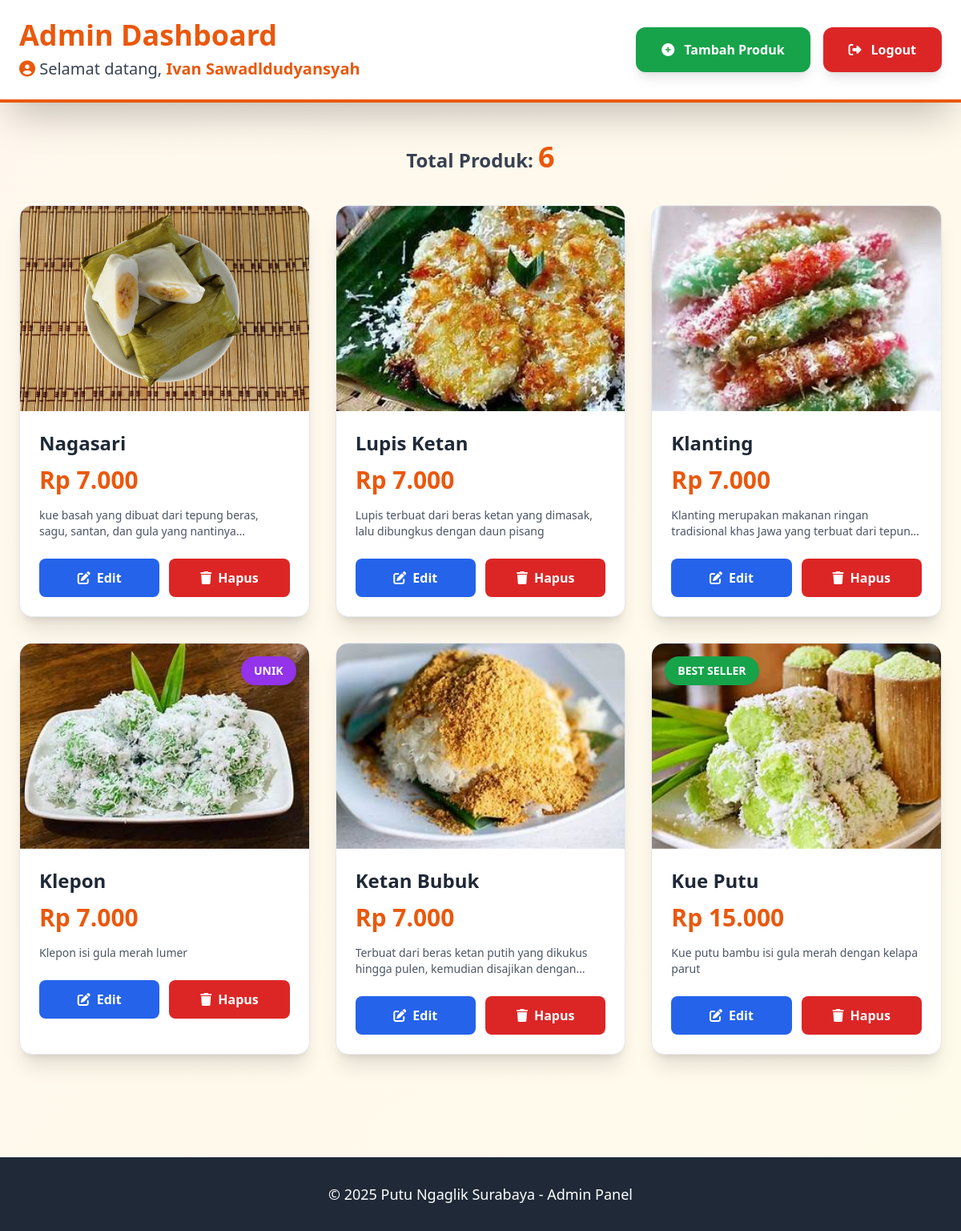
Screenshot of /admin/admin_dashboard.php (signed in) with the database file from the repository.
### tables this page shows
CREATE TABLE `produk` (
  `id` int(11) NOT NULL,
  `nama` varchar(100) NOT NULL,
  `harga` int(11) NOT NULL,
  `gambar` varchar(255) NOT NULL,
  `deskripsi` text DEFAULT NULL,
  `bestseller` tinyint(1) DEFAULT 0,
  `unik` tinyint(1) DEFAULT 0,
  `created_at` datetime DEFAULT current_timestamp()
);

### admin/admin_dashboard.php (the view, shortened to what this page needs)
<?php
require '../includes/db.php';
$nama_admin = $_SESSION['nama'] ?? 'Admin';
$produk = $pdo->query("SELECT * FROM produk ORDER BY id DESC")->fetchAll();
?>
<!DOCTYPE html>
<html lang="id">
<head>
  <script src="https://cdn.tailwindcss.com"></script>
  <link href="https://cdnjs.cloudflare.com/ajax/libs/font-awesome/6.4.0/css/all.min.css" rel="stylesheet">
</head>
<body class="bg-gradient-to-br from-orange-50 to-amber-50 min-h-screen">
  <div class="bg-white shadow-2xl border-b-4 border-orange-600">
    <div class="max-w-7xl mx-auto px-6 py-6 flex justify-between items-center">
      <div>
        <h1 class="text-4xl font-bold text-orange-600">Admin Dashboard</h1>
        <p class="text-xl text-gray-700 mt-2">
          <i class="fas fa-user-circle text-orange-600"></i>
          Selamat datang, <strong class="text-orange-600"><?= htmlspecialchars($nama_admin) ?></strong>
        </p>
      </div>
      <div class="flex gap-4">
        <a href="tambah_produk.php" class="bg-green-600 hover:bg-green-700 text-white font-bold px-8 py-4 rounded-xl shadow-lg transition transform hover:scale-105 flex items-center gap-3">
          <i class="fas fa-plus-circle"></i> Tambah Produk
        </a>
        <a href="../logout.php" class="bg-red-600 hover:bg-red-700 text-white font-bold px-8 py-4 rounded-xl shadow-lg transition transform hover:scale-105 flex items-center gap-3">
          <i class="fas fa-sign-out-alt"></i> Logout
        </a>
      </div>
    </div>
  </div>
  <div class="max-w-7xl mx-auto px-6 py-12">
    <div class="text-center mb-10">
      <p class="text-2xl font-semibold text-gray-700">
        Total Produk: <span class="text-4xl font-bold text-orange-600"><?= count($produk) ?></span>
      </p>
    </div>
    <?php if (empty($produk)): ?>
      <div class="text-center py-20">
        <i class="fas fa-box-open text-9xl text-gray-300 mb-8"></i>
        <p class="text-2xl text-gray-600 mb-6">Belum ada produk di database</p>
        <a href="tambah_produk.php" class="bg-green-600 hover:bg-green-700 text-white font-bold px-10 py-5 rounded-xl text-xl shadow-lg transition transform hover:scale-105">
          + Tambah Produk Pertama
        </a>
      </div>
    <?php else: ?>
      <div class="grid grid-cols-1 sm:grid-cols-2 lg:grid-cols-3 xl:grid-cols-4 gap-8">
        <?php foreach ($produk as $p): ?>
          <div class="bg-white rounded-2xl shadow-xl overflow-hidden hover:shadow-2xl transition-all duration-300 transform hover:-translate-y-3 border border-gray-200">
            <div class="relative">
              <img src="../assets/img/<?= htmlspecialchars($p['gambar']) ?>" alt="<?= htmlspecialchars($p['nama']) ?>" class="w-full h-64 object-cover">
              <?php if ($p['bestseller']): ?>
                <span class="absolute top-4 left-4 bg-green-600 text-white px-4 py-2 rounded-full text-sm font-bold shadow-lg">BEST SELLER</span>
              <?php endif; ?>
              <?php if ($p['unik']): ?>
                <span class="absolute top-4 right-4 bg-purple-600 text-white px-4 py-2 rounded-full text-sm font-bold shadow-lg">UNIK</span>
              <?php endif; ?>
            </div>
            <div class="p-6">
              <h3 class="text-2xl font-bold text-gray-800 mb-3"><?= htmlspecialchars($p['nama']) ?></h3>
              <p class="text-orange-600 text-3xl font-bold mb-4">Rp <?= number_format($p['harga'], 0, ',', '.') ?></p>
              <p class="text-gray-600 text-sm line-clamp-2 mb-6"><?= htmlspecialchars($p['deskripsi'] ?: 'Tidak ada deskripsi') ?></p>
              <div class="flex gap-3">
                <a href="edit_produk.php?id=<?= $p['id'] ?>"
                   class="flex-1 bg-blue-600 hover:bg-blue-700 text-white text-center py-3 rounded-lg font-bold transition flex items-center justify-center gap-2">
                  <i class="fas fa-edit"></i> Edit
                </a>
                <a href="hapus_produk.php?id=<?= $p['id'] ?>"
                   onclick="return confirm('Yakin ingin menghapus <?= htmlspecialchars(addslashes($p['nama'])) ?>?')"
                   class="flex-1 bg-red-600 hover:bg-red-700 text-white text-center py-3 rounded-lg font-bold transition flex items-center justify-center gap-2">
                  <i class="fas fa-trash"></i> Hapus
                </a>
              </div>
            </div>
          </div>
        <?php endforeach; ?>
      </div>
    <?php endif; ?>
  </div>
  <footer class="bg-gray-800 text-white py-8 mt-20 text-center">
    <p class="text-lg">&copy; 2025 Putu Ngaglik Surabaya - Admin Panel</p>
  </footer>
</body>
</html>

### rows the page displays
produk: gambar (picture), nama "Nagasari", harga "7.000", deskripsi "kue basah yang dibuat dari tepung beras, sagu, santan, dan gula yang…"
produk: gambar (picture), nama "Lupis Ketan", harga "7.000", deskripsi "Lupis terbuat dari beras ketan yang dimasak, lalu dibungkus dengan daun pisang"
produk: gambar (picture), nama "Klanting", harga "7.000", deskripsi "Klanting merupakan makanan ringan tradisional khas Jawa yang terbuat dari…"
produk: gambar (picture), unik "UNIK", nama "Klepon", harga "7.000", deskripsi "Klepon isi gula merah lumer"
produk: gambar (picture), nama "Ketan Bubuk", harga "7.000", deskripsi "Terbuat dari beras ketan putih yang dikukus hingga pulen, kemudian disajikan…"
produk: gambar (picture), bestseller "BEST SELLER", nama "Kue Putu", harga "15.000", deskripsi "Kue putu bambu isi gula merah dengan kelapa parut"

### other values shown
$nama_admin "Ivan Sawadldudyansyah"
count($produk) "6"
